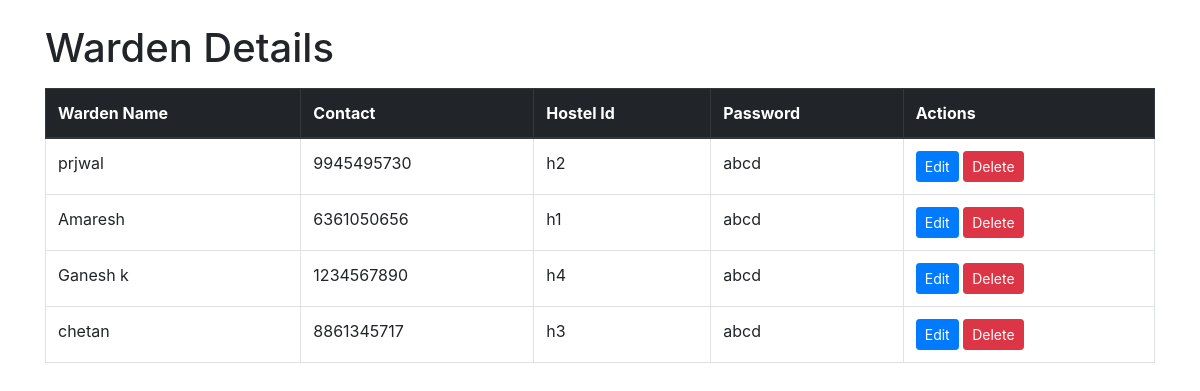
Screenshot of /view_warden with the database file from the repository.
### hostelapp/models.py (models this page shows, shortened)
class warden(models.Model):
    warden_name = models.CharField(max_length=100)
    contact = models.CharField(max_length=15)
    hostel_id = models.ForeignKey(Hostels, on_delete=models.CASCADE)
    password=models.CharField(max_length=15)

class Hostels(models.Model):
     hostelname = models.CharField('hostelname', max_length=20,unique=True)
     gender_type = [('Male','Male'),('Female','Female')]
     gender=models.CharField(default=1,choices=gender_type,max_length=10)
     level_type= [('PG','PG'),('Phd','Phd')]
     level= models.CharField(default=1,choices=level_type, max_length=30)
     course_type= [('MSc/MCA','MSc/MCA'),('MA/Mcom/MPEd','MA/Mcom/MPEd')]
     course= models.CharField(default=1,choices=course_type, max_length=30)
     no_rooms= models.IntegerField('no_rooms', default=0)
     room_cap= models.IntegerField(default=0)
     mess= models.BooleanField(default=False)
     hostelfees=models.PositiveIntegerField(default=0)
     def __str__(self):
        return self.hostelname

### hostelapp/views.py (the view)
# urls.py: path('view_warden',views.view_warden,name='view_warden'),
def view_warden(request):
    data=warden.objects.all()
    return render(request, 'view_warden.html', {'data': data})

### templates/view_warden.html (shortened to what this page needs)
<!DOCTYPE html>
<html>
<head>
    <link rel="stylesheet" href="https://maxcdn.bootstrapcdn.com/bootstrap/4.0.0/css/bootstrap.min.css">
</head>
<body>
    <div class="container">
        <h1 class="mt-4">Warden Details</h1>
        <table class="table table-bordered mt-3">
            <thead class="thead-dark">
                <tr>
                    <th>Warden Name</th>
                    <th>Contact</th>
                    <th>Hostel Id</th>
                    <th>Password</th>
                    <th>Actions</th>
                </tr>
            </thead>
            <tbody>
                {% for warden in data %}
                <tr>
                    <td>{{ warden.warden_name}}</td>
                    <td>{{warden.contact }}</td>
                    <td>{{warden.hostel_id }}</td>
                    <td>{{warden.password }}</td>
                    <td>
                        <a href="{% url 'edit_warden' warden.id %}" class="btn btn-primary btn-sm">Edit</a>
                        <a href="{% url 'delete_warden' warden.id %}" class="btn btn-danger btn-sm">Delete</a>
                    </td>
                </tr>
                {% endfor %}
            </tbody>
        </table>
    </div>
</body>
</html>

### rows the page displays
warden: warden_name "prjwal", contact "9945495730", hostel_id "h2", password "abcd"
warden: warden_name "Amaresh", contact "6361050656", hostel_id "h1", password "abcd"
warden: warden_name "Ganesh k", contact "1234567890", hostel_id "h4", password "abcd"
warden: warden_name "chetan", contact "8861345717", hostel_id "h3", password "abcd"
